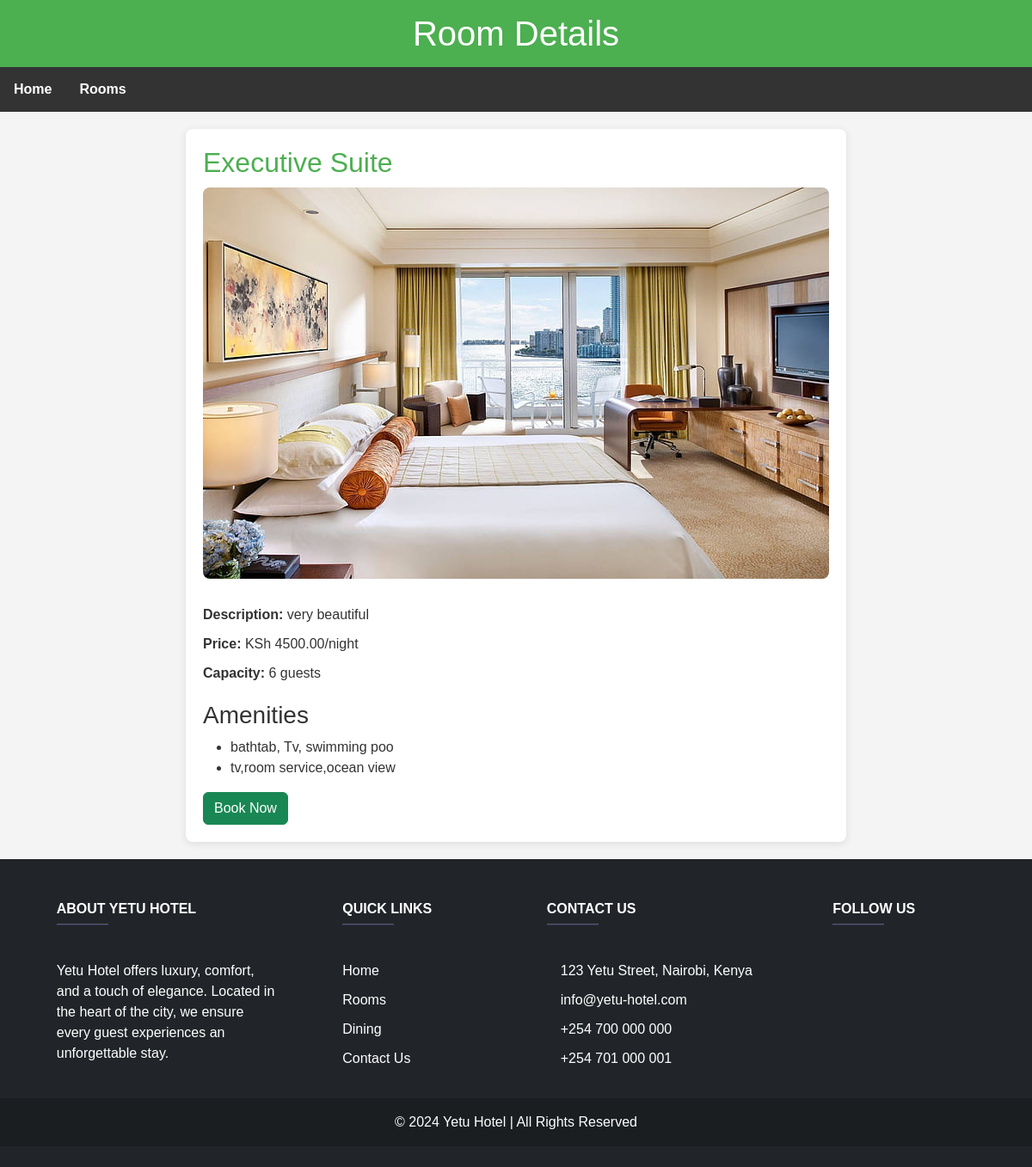
/rooms/5/, run on the app's committed database.
### core/models.py (models this page shows, shortened)
class Room(models.Model):
    ROOM_TYPES = [
        ('deluxe', 'Deluxe Room'),
        ('executive', 'Executive Suite'),
        ('standard', 'Standard Room'),
    ]
    room_type = models.CharField(max_length=50, choices=ROOM_TYPES)
    description = models.TextField()
    price_per_night = models.DecimalField(max_digits=10, decimal_places=2)
    image = models.ImageField(upload_to='room_images/')
    capacity = models.PositiveIntegerField(help_text="Maximum number of guests")
    available = models.BooleanField(default=True)
    is_booked = models.BooleanField(default=False)
    amenities = models.ManyToManyField(Amenity, blank=True)

class Amenity(models.Model):
    name = models.CharField(max_length=50, unique=True)

### core/views.py (the view)
# urls.py: path('rooms/<int:room_id>/', room_details, name='room_details'),  # For room details
def room_details(request, room_id):
    room = get_object_or_404(Room, id=room_id)  # Fetch room by ID or return 404 if not found
    return render(request, 'room_details.html', {'room': room})

### core/templates/room_details.html (shortened to what this page needs)
{% extends 'base.html' %}
{% load static %}
    {% block content%}
</head>
<body>
    <header>
        <h1>Room Details</h1>
    </header>
    <nav>
        <a href="{% url 'home' %}">Home</a>
        <a href="{% url 'rooms' %}">Rooms</a>
    </nav>
    <div class="room-details">
        <h2>{{ room.get_room_type_display }}</h2>
        <img src="{{ room.image.url }}" alt="{{ room.get_room_type_display }}">
        <p><strong>Description:</strong> {{ room.description }}</p>
        <p><strong>Price:</strong> KSh {{ room.price_per_night }}/night</p>
        <p><strong>Capacity:</strong> {{ room.capacity }} guests</p>
        <div class="amenities">
            <h3>Amenities</h3>
            <ul>
                {% for amenity in room.amenities.all %}
                    <li>{{ amenity.name }}</li>
                {% endfor %}
            </ul>
        </div>
        <a class="btn btn-success" href="{% url 'book_room' room.id %}">Book Now</a>
    </div>
    {% endblock %}

### core/templates/room_details.html (style rules this page uses)
body { font-family: 'Arial', sans-serif; margin: 0; padding: 0; background-color: #f4f4f4; color: #333; }
header { background-color: #4CAF50; color: white; padding: 15px; text-align: center; }
nav { background-color: #333; overflow: hidden; }
nav a { float: left; display: block; color: white; text-align: center; padding: 14px 16px; text-decoration: none; font-weight: bold; transition: background-color 0.3s; }
h1 { margin: 0; font-size: 2.5rem; }
.room-details { max-width: 800px; margin: 20px auto; background-color: white; border-radius: 8px; box-shadow: 0 2px 10px rgba(0, 0, 0, 0.1); padding: 20px; }
h2 { font-size: 2rem; color: #4CAF50; margin-bottom: 10px; }
p { margin: 10px 0; font-size: 1rem; }
img { width: 100%; height: auto; border-radius: 8px; margin-bottom: 20px; }
.amenities { margin-top: 20px; }
.amenities h3 { margin-top: 0; }

### data on the page
Room: room_type "Executive Suite", image (picture), description "very beautiful", price_per_night "4500.00", capacity "6"
Amenity: name "bathtab, Tv, swimming poo"
Amenity: name "tv,room service,ocean view"
